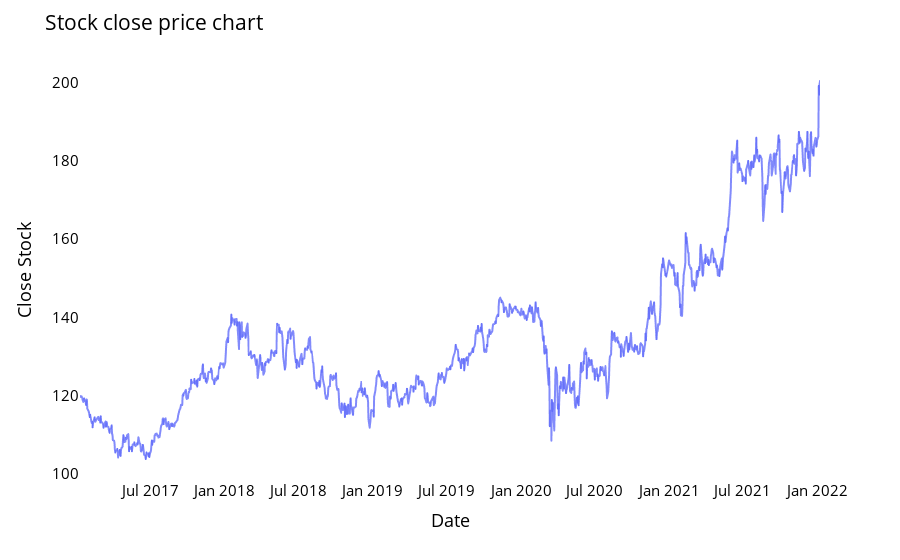

The notebook cell saved with this chart:
### Code cell
fig = px.line(closedf, x=closedf.Date, y=closedf.Close,labels={'Date':'Date','Close':'Close Stock'})
fig.update_traces(marker_line_width=2, opacity=0.8)
fig.update_layout(title_text='Stock close price chart', plot_bgcolor='white', font_size=15, font_color='black')
fig.update_xaxes(showgrid=False)
fig.update_yaxes(showgrid=False)
fig.show()

### Figure 1 — Plotly figure (JSON) as saved in the notebook; plotly's stock layout.template omitted (floating-point values rounded to 4 significant figures; data arrays with more than 128 entries replaced by an {"elided": "..."} marker saying what was removed)
{"data": [{"hovertemplate": "Date=%{x}<br>Close Stock=%{y}<extra></extra>", "legendgroup": "", "line": {"color": "#636efa", "dash": "solid"}, "marker": {"line": {"width": 2}, "symbol": "circle"}, "mode": "lines", "name": "", "opacity": 0.8, "showlegend": false, "type": "scattergl", "x": {"elided": "1260 str values"}, "xaxis": "x", "y": {"elided": "1260 float values"}, "yaxis": "y"}], "layout": {"autosize": true, "font": {"color": "black", "size": 15}, "legend": {"tracegroupgap": 0}, "margin": {"t": 60}, "plot_bgcolor": "white", "title": {"text": "Stock close price chart"}, "xaxis": {"anchor": "y", "autorange": true, "domain": [0, 1], "range": ["2017-01-09", "2022-01-07"], "showgrid": false, "title": {"text": "Date"}, "type": "date"}, "yaxis": {"anchor": "x", "autorange": true, "domain": [0, 1], "range": [98.45, 205.8], "showgrid": false, "title": {"text": "Close Stock"}, "type": "linear"}}}
